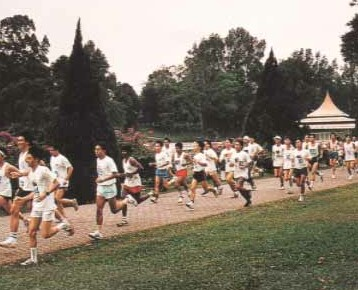
%> input picture macritchie.jpg, 358 x 290 px
$ octave edge_detection.m   (GNU Octave 9; MATLAB toolbox functions it lacks are replaced by stand-ins)
%> lines starting %> are read from the running program, lines starting %| are printed output that depends on the picture
%% 3.1 Edge Detection
%% a. Load Image
Pc = imread('macritchie.jpg');
%> Pc is the input picture: size 290x358x3 uint8; mean R, G, B 133.3, 123.1, 109.7
% Change Image to grayscale
P = rgb2gray(Pc);
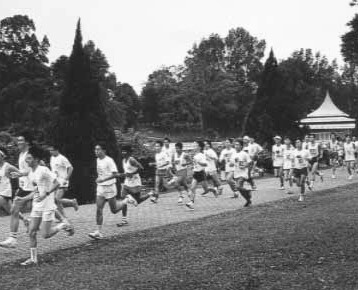
%> P: size 290x358 uint8; min 13, max 254, mean 124.6
whos P
%% Display the Image
figure;
imshow(P);
title('Original image P in grayscale');
%% b. Create 3x3 horizontal and vertical Sobel masks
sobel_horizontal_mask = [-1 -2 -1; 0 0 0; 1 2 1];
sobel_vertical_mask = [-1 0 1; -2 0 2; -1 0 1];

%% filter the image using conv2 and display the filtered images
Gx = conv2(P,sobel_horizontal_mask);
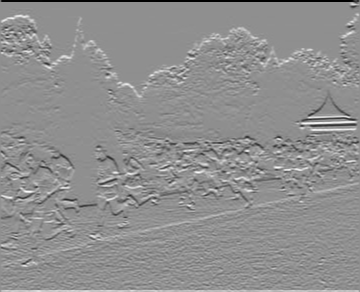
%> Gx: size 292x360 double; min -996, max 774, mean 0; drawn with min black and max white

figure;
imshow(uint8(Gx));
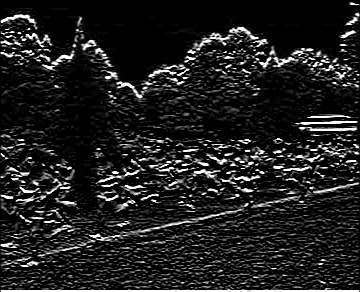
%> displayed picture: size 292x360, on the screen's scale of 0 to 255; min 0, max 255, mean 31.9
title('Image of Gx, value of image filtered by horizontal mask');
figure;
%> (the run ends here)

$ run again, with corridorl.jpg copied over macritchie.jpg
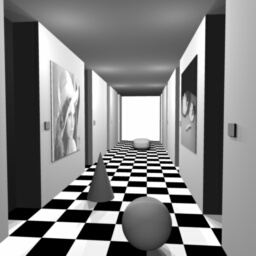
%> input picture corridorl.jpg, 256 x 256 px
%> Pc is the input picture: size 256x256x3 uint8; min 0, max 255, mean 127.8
%> `Gx = conv2(P,sobel_horizontal_mask);`:
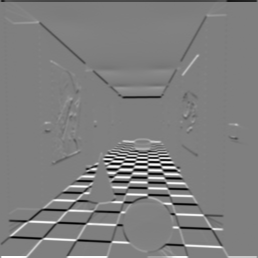
%> Gx: size 258x258 double; min -1013, max 1018, mean 0; drawn with min black and max white
%> `imshow(uint8(Gx));`:
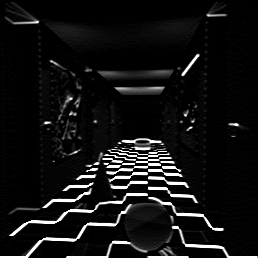
%> displayed picture: size 258x258, on the screen's scale of 0 to 255; min 0, max 255, mean 18.7

$ run again, with corridorr.jpg copied over macritchie.jpg
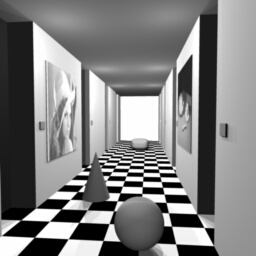
%> input picture corridorr.jpg, 256 x 256 px
%> Pc is the input picture: size 256x256x3 uint8; min 0, max 255, mean 128
%> `Gx = conv2(P,sobel_horizontal_mask);`:
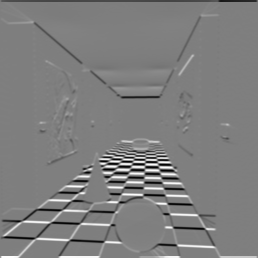
%> Gx: size 258x258 double; min -1010, max 1019, mean 0; drawn with min black and max white
%> `imshow(uint8(Gx));`:
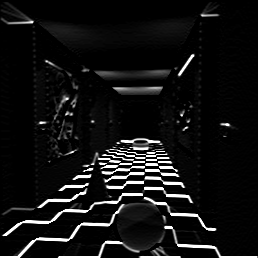
%> displayed picture: size 258x258, on the screen's scale of 0 to 255; min 0, max 255, mean 18.7
